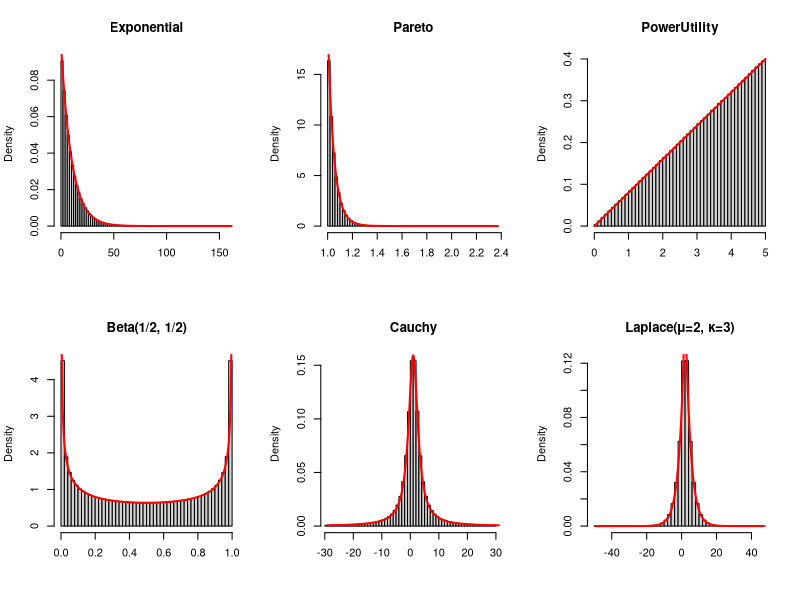

Reproduce this figure in R.
# Plot setup and variable
par(mfrow = c(2, 3))

# 1) Exponential Inverse CDF
lambda <- 0.1
U <- runif(1e7)
EXDIST <- -log(1-U) / lambda 

x_grid <- seq(0, max(EXDIST), length.out = 1000)
Expo_pdf <- lambda * exp(-lambda * x_grid) 

hist(EXDIST, breaks = 65, prob = TRUE, main = "Exponential", xlab = "")
lines(x_grid, Expo_pdf, col = "red", lwd = 2)

# 2) Pareto Inverse CDF,
alpha <- 20
sigma <- 1
U <- runif(1e7)
PAREDIST <- sigma / ((1 - U)^(1 / alpha))

x_grid <- seq(sigma, max(PAREDIST), length.out = 1000)
Pareto_pdf <- (alpha * sigma^alpha) / (x_grid^(alpha + 1))

hist(PAREDIST, breaks = 70, prob = TRUE, main = "Pareto", xlab = "")
lines(x_grid, Pareto_pdf, col = "red", lwd = 2)

# 3) PowerUtility Inverse CDF
kappa <- 5
delta <- 2
U <- runif(1e7)
POWERDIST <- kappa * U^(1 / delta)

x_grid <- seq(0, kappa, length.out = 1000)
Power_pdf <- (delta / (kappa^delta)) * x_grid^(delta - 1) 

hist(POWERDIST, breaks = 65, prob = TRUE, main = "PowerUtility", xlab="")
lines(x_grid, Power_pdf, col = "red", lwd = 2)



# 4) Beta Inverse CDF
U <- runif(1e7)
BETADIST <- sin(pi/2 * U)^2
G <- 1e4

x_grid <- seq(0, 1, length.out = G)
Beta_0_5_0_5_pdf <- (1/pi) / sqrt( x_grid * ( 1 - x_grid ) )

hist(BETADIST, breaks = 68, prob = TRUE, main = "Beta(1/2, 1/2)", xlab="")
lines(x_grid, Beta_0_5_0_5_pdf, col = "red", lwd = 2)


# 5) Cauchy Inverse CDF
m <- 1
kappa <- 2
L <- 30
G <- 1e4
U <- runif(1e7)
X <- m + kappa * tan(pi * (U - 1/2))
X_truncated <- X[abs(X)<=30]

x_grid <- seq(m - L, m + L, length.out = G)
Cauchy_pdf <- (1 / (pi * kappa)) * 1 / (1 + ((x_grid - m) / kappa)^2)

hist(X_truncated, breaks = 72, xlim = c(m - 30, m + 30),
     main = "Cauchy", prob = TRUE, xlab="")
lines(x_grid, Cauchy_pdf, col = "red", lwd = 2)

# 6) Laplace Inverse CDF
lamda <- 1
m <-2
kappa <- 3
Y1 <- rexp(1e7, lamda)
Y2 <- rexp(1e7, lamda)
X <- Y1 - Y2
LAPLACEDIST <- m + kappa * X

x_grid <- seq(min(LAPLACEDIST), max(LAPLACEDIST), length.out = 1000)
Laplace_pdf <- (1 / (2 * kappa)) * exp(-abs(x_grid - m) / kappa)

hist(LAPLACEDIST, breaks = 60, probability = TRUE, main = "Laplace(μ=2, κ=3)", xlab="")
lines(x_grid, Laplace_pdf, col = "red", lwd = 2)